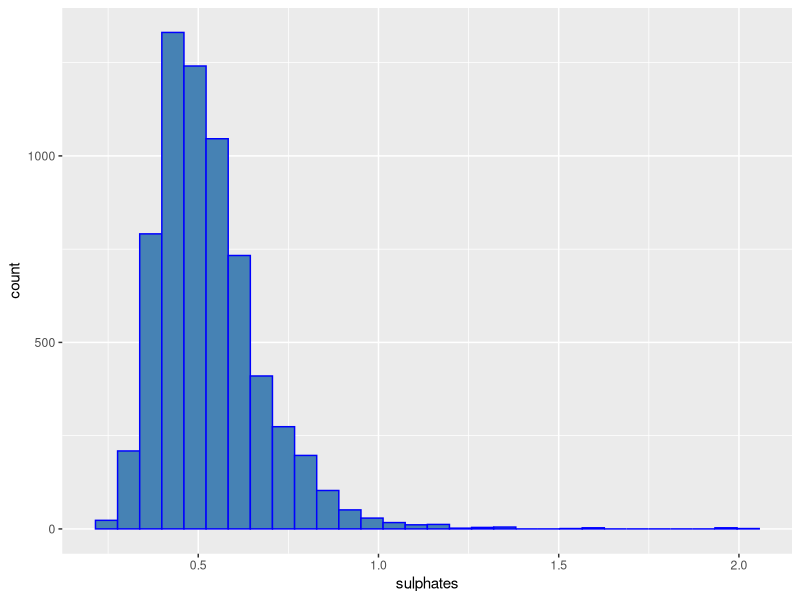
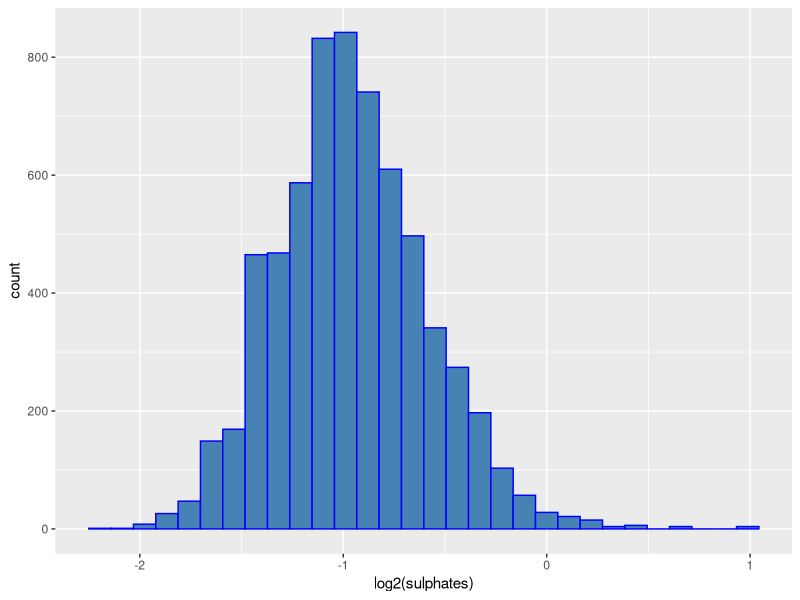
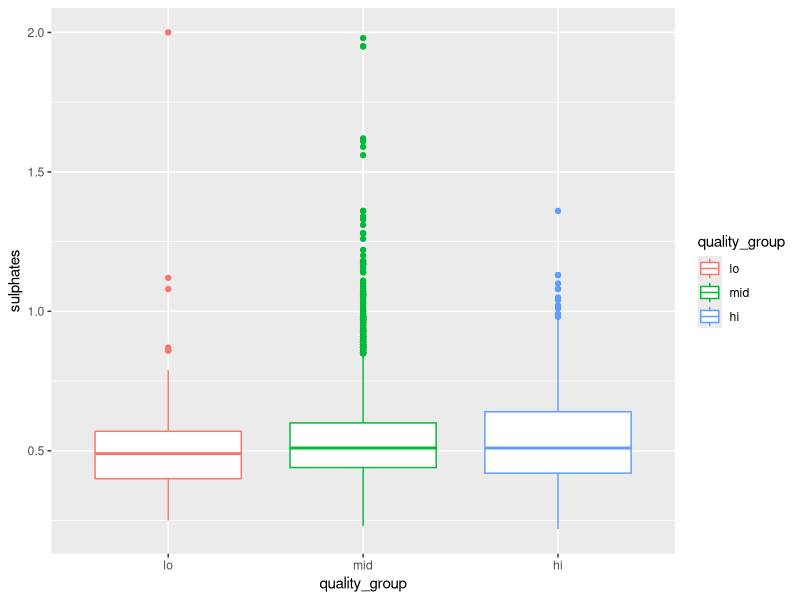

Generate these figures, in order, with R:
## ---- chunk 1
knitr::opts_chunk$set(echo = TRUE)
library(tidyverse)
library(ggplot2)
library(corrplot)
library(gridExtra)
## ---- chunk 2
merged <- read_csv("winequality_all.csv")
merged$red <- as.factor(merged$red )
fulldf <- merged %>% mutate(quality_group = cut(quality, breaks = c(0,4,6,10),labels=c("lo", "mid", "hi"))) 
data <- fulldf

## ---- chunk 3
#  summary(fulldf$sulphates)
fulldf %>% ggplot(aes(sulphates)) + 
  geom_histogram( color = "blue",fill = "steelblue")
## ---- chunk 4
fulldf %>% ggplot(aes(log2(sulphates))) + 
  geom_histogram( color = "blue",fill = "steelblue")
## ---- chunk 5
ggplot(data = fulldf, aes(x = quality_group, y = sulphates, color = quality_group)) +
  geom_boxplot()
